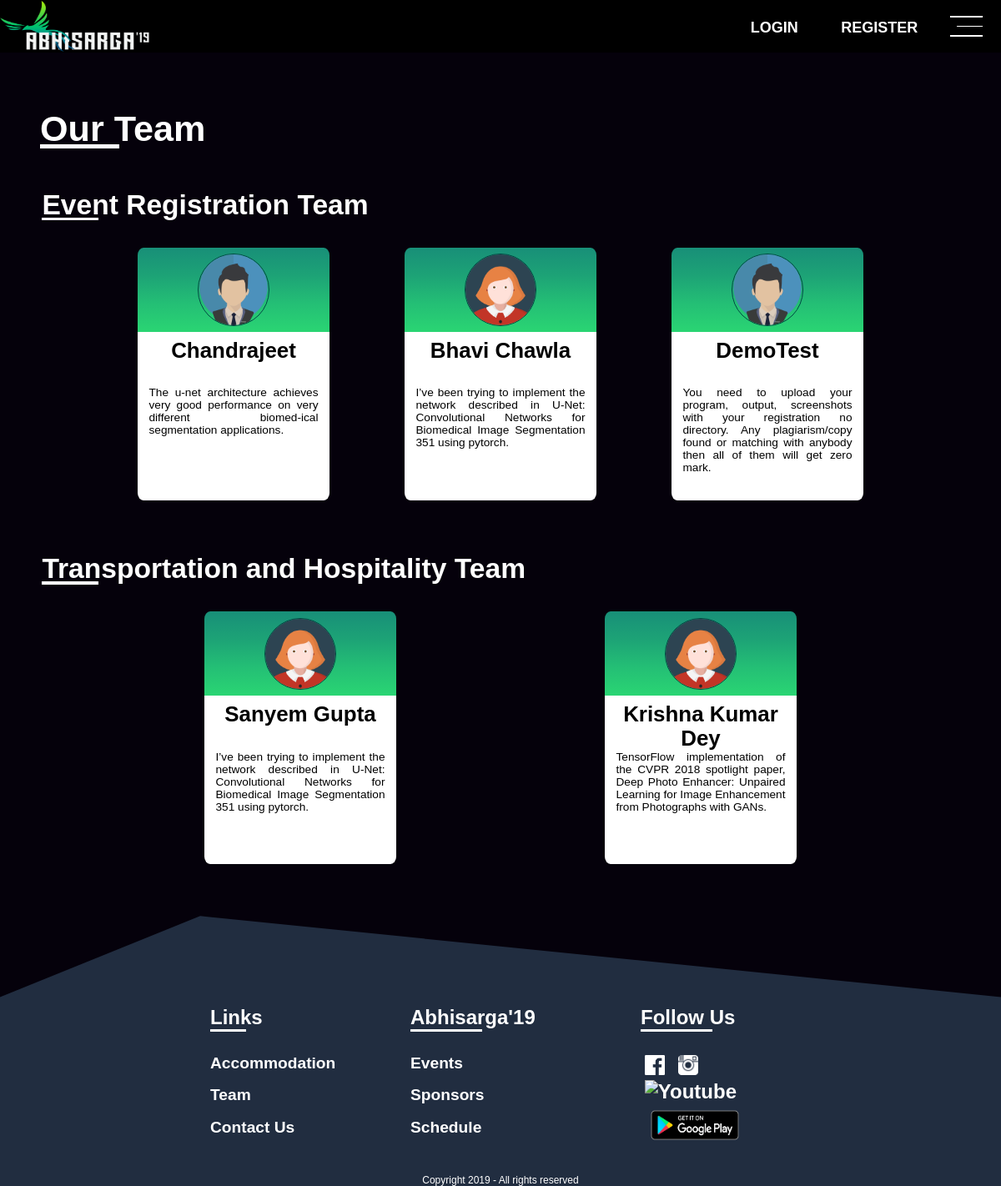
/other/team/, run on the app's committed database.
### Other/models.py (models this page shows, shortened)
class TeamCategory(models.Model):
	name = models.CharField(max_length=200, null=True, blank=True)
	web_priority = models.IntegerField(default=0)
	app_priority = models.IntegerField(default=0)

class Volunteer(models.Model):
	category = models.ForeignKey(TeamCategory, on_delete=models.CASCADE, related_name="team")
	name = models.CharField(max_length=200, null=True, blank=True)
	avatar = models.ImageField(upload_to=get_avatar_path, null=True, blank=True)
	description = models.TextField()
	designation = models.CharField(max_length=200, null=True, blank=True)
	mobile_no = models.CharField(max_length=100, null=True, blank=True)
	email = models.CharField(max_length=100, null=True, blank=True)
	facebook_link = models.CharField(max_length=200, null=True, blank=True)
	instagram_link = models.CharField(max_length=200, null=True, blank=True)
	linkedin_link = models.CharField(max_length=200, null=True, blank=True)
	web_priority = models.IntegerField(default=0)
	app_priority = models.IntegerField(default=0)

### Other/views.py (the view)
def team(request):
	if request.method == 'GET':
		category = TeamCategory.objects.all().order_by("web_priority")
		all_volunteer = list()
		for cat in category:
			volunteers = Volunteer.objects.filter(category__id=cat.id).order_by("web_priority")
			all_volunteer.append({"category":cat, "volunteers":volunteers})
		return render(request, 'Other/team.html', {"objects":all_volunteer})

### Other/templates/Other/team.html (shortened to what this page needs)
{% extends 'UserAuth/index.html' %}
{% load staticfiles %}
{% block link %}
<link rel="stylesheet" type="text/css" href="{% static 'assets/css/usercard.css' %}">
<link rel="stylesheet" type="text/css" href="{% static 'assets/css/team.css' %}">
<link rel="stylesheet" type="text/css" href="{% static 'assets/css/common.css' %}">
{% endblock %}
{% block content %}
<div id="bar">
  <a href="{% url 'UserAuth:home' %}"><img src="{% static 'assets/img/default-logo.png' %}" alt="Abhisarga 2K19" id="bar-logo"></a>
  <div id="menu" onclick="menuopen()">
    <div></div>
    <div></div>
    <div></div>
  </div>
  {% if request.user.is_authenticated %}
  <div id="login">
    <a href="{% url 'UserAuth:logout' %}">Log Out</a>
  </div>
  <div id="register">
    <a href="{% url 'UserAuth:profile' %}">Profile</a>
  </div>
  {% else %}
  <div id="register">
    <a href="{% url 'UserAuth:user_registration' %}">REGISTER</a>
  </div>
  <div id="login">
    <a href="{% url 'UserAuth:user_login' %}">LOGIN</a>
  </div>
  {% endif %}
</div>
<div class="contact-head">
  <h1>Our Team</h1>
</div>
{% for object in objects %}
<div class="contact-department">
  <h1>{{ object.category.name }}</h1>
  <div class="contact-cards">
    {% for volunteer in object.volunteers %}
    <div class="user-card">
      <div class="user-details">
        <h1>{{ volunteer.name }}</h1>
        <p>
          {{ volunteer.description }}
        </p>
      </div>
      <div class="user-full">
        <div class="user-image">
          {% if volunteer.avatar %}
          <img src="{{ volunteer.avatar.url }}" alt="{{ volunteer.name }}">
          {% endif %}
        </div>
      </div>
    </div>
    {% endfor %}
  </div>
</div>
{% endfor %}
{% endblock %}

### static/assets/css/usercard.css (style rules this page uses)
div { margin: 0; padding: 0; }
a { text-decoration: none; color: #fff; }
.user-card { display: inline-block; margin: 1em 2em; font-size: 1em; position: relative; height: 21em; width: 16em; border-radius: 3%; overflow: hidden; font-family: 'Description', sans-serif; }
.user-card .user-full { height: 7em; width: 100%; position: absolute; top: 0; left: 0; background-image: linear-gradient(to top, #2ad573, #24bf75, #1da376, #188f78); transition: height 0.3s; -webkit-transition: height 0.3s; overflow: hidden; }
.user-card .user-image { height: 6em; width: 6em; box-sizing: border-box; margin: 0.5em auto; border-radius: 50%; border: 0.1em solid #014a43; overflow: hidden; position: relative; }
.user-card .user-image img { position: absolute; left: -2%; top: -2%; width: 104%; height: 104%; }
.user-card .user-details { box-sizing: border-box; height: 14em; width: 16em; position: absolute; left: 0; bottom: 0; background: #fff; color: #000; }
.user-card .user-details h1 { box-sizing: content-box; font-size: 1.8em; text-align: center; height: 1em; padding: 0.3em 0; margin: 0; padding-bottom: 0.7em; color: inherit; }
.user-card .user-details p { font-size: 0.95em; margin: 0; padding: 1em 1em; text-align: justify; }

### static/assets/css/team.css (style rules this page uses)
body { padding: 0; margin: 0; background: #05010b; overflow-x: hidden; }
div { margin: 0; padding: 0; }
a { text-decoration: none; color: #fff; }
.contact-head { box-sizing: border-box; position: relative; width: 100%; font-size: 2vw; padding-top: 1em; padding-left: 2em; color: #fff; font-family: 'Headings', sans-serif; }
.contact-head > h1 { position: relative; font-size: 1.8em; padding: 0; padding-top: 1em; margin: 0; height: 1.1em; width: 11em; }
.contact-head h1::after { position: absolute; content: ""; width: 20%; height: 0.1em; left: 0; bottom: 0; background: #fff; }
.contact-department { position: relative; width: 100%; font-size: 2vw; margin: 2em 0; font-family: 'Headings', sans-serif; }
.contact-department > h1 { position: relative; box-sizing: border-box; font-size: 1.4em; padding: 0 0 0.5em; margin: 0; margin-left: 1.5em; line-height: 1.2em; color: #fff; }
.contact-department > h1::after { position: absolute; content: ""; top: 1.05em; width: 2em; height: 0.1em; left: 0; background: #fff; }
.contact-cards { position: relative; display: flex; justify-content: space-around; flex-wrap: wrap; width: 80%; font-size: 0.6em; margin: 0 10%; }

### static/assets/css/common.css (style rules this page uses)
div { padding: 0; margin: 0; }
a { text-decoration: none; color: #fff; }
#bar { width: 100%; position: relative; font-size: 1.5vw; background-color: #000; height: 3.5em; font-family: 'Content', sans-serif; }
#bar-logo { height: 100%; width: 10em; }
#register { color: #fff; height: 3.5em; padding: 1.25em 0; width: 7em; text-align: center; font-weight: bold; float: right; }
#login { color: #fff; height: 3.5em; padding: 1.25em 0; width: 7em; text-align: center; font-weight: bold; float: right; }
#menu { height: 1.9em; margin: 0.8em 1.2em; width: 2.2em; display: flex; flex-direction: column; justify-content: space-around; cursor: pointer; float: right; }
#menu div { height: 5%; background: #fff; border: 0; width: 100%; }
#menu div:nth-child(2) { width: 80%; align-self: flex-end; }

### data on the page
TeamCategory: category.name "Event Registration Team"
Volunteer: name "Chandrajeet", description "The u-net architecture achieves very good performance on very different biomed-ical segmentation applications.", avatar (placeholder picture)
Volunteer: name "Bhavi Chawla", description "I’ve been trying to implement the network described in U-Net: Convolutional Networks for Biomedical Image Segmentation 351 using pytorch.", avatar (placeholder picture)
Volunteer: name "DemoTest", description "You need to upload your program, output, screenshots with your registration no directory. Any plagiarism/copy found or matching with anybody then all of them will get zero mark.", avatar (placeholder picture)
TeamCategory: category.name "Transportation and Hospitality Team"
Volunteer: name "Sanyem Gupta", description "I’ve been trying to implement the network described in U-Net: Convolutional Networks for Biomedical Image Segmentation 351 using pytorch.", avatar (placeholder picture)
Volunteer: name "Krishna Kumar Dey", description "TensorFlow implementation of the CVPR 2018 spotlight paper, Deep Photo Enhancer: Unpaired Learning for Image Enhancement from Photographs with GANs.", avatar (placeholder picture)
